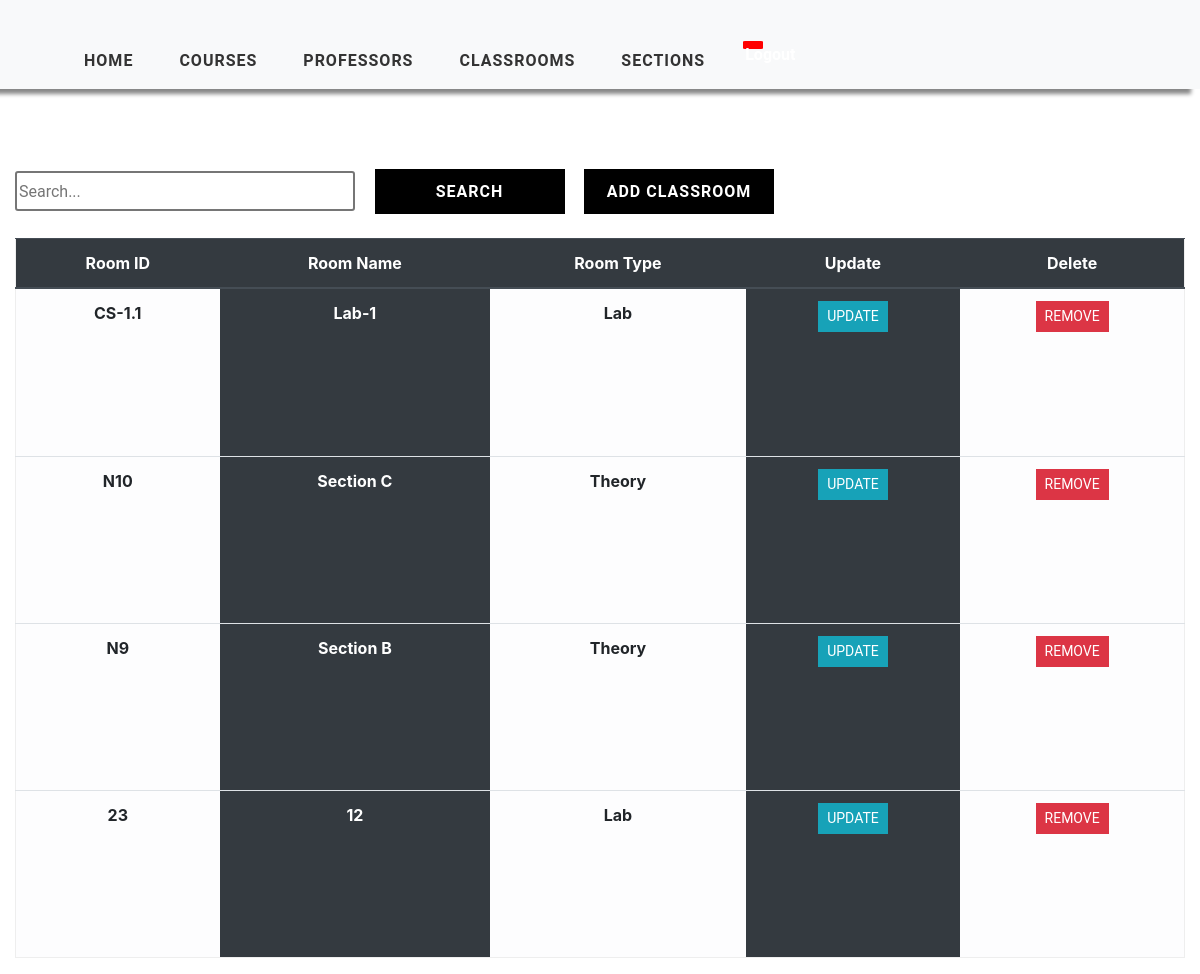
/classroom_view/ (signed in), run on an earlier commit of the app's database.
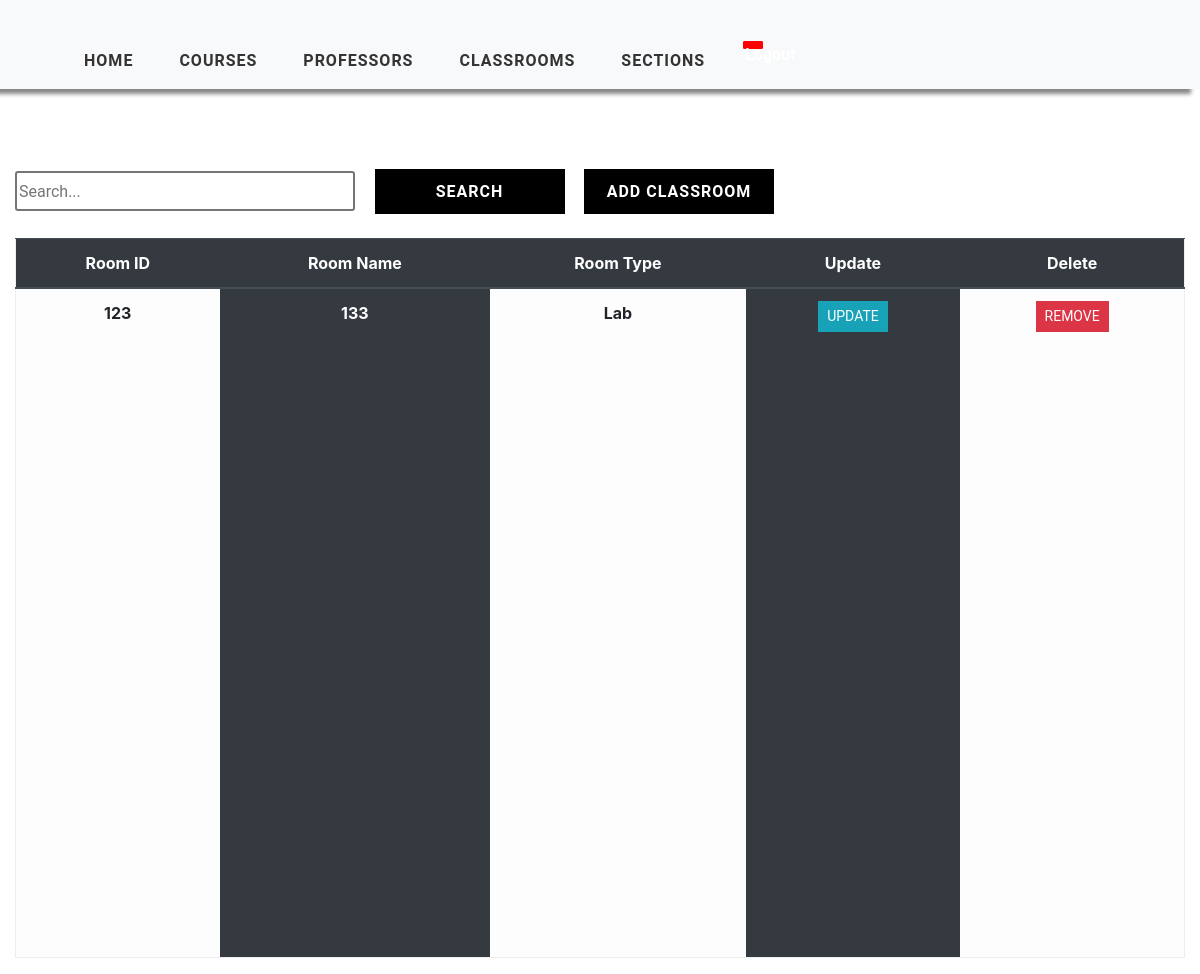
And on a later commit of the database.
### timetableapp/models.py (models this page shows, shortened)
class Classroom(models.Model):
    CLASSRoom_TYPE = (
        ('Theory', 'Theory'),
        ('Lab', 'Lab')
    )
    classroom_id = models.CharField(max_length=2000, primary_key=True)
    classroom_name = models.CharField(max_length=2000, null=True)
    classroom_type = models.CharField(max_length=2000, null=True, choices=CLASSRoom_TYPE)

### timetableapp/views.py (the view)
# urls.py: path('classroom_view/', views.ClassroomTable, name='classroom-view'),
@login_required(login_url='login')
def ClassroomTable(request):
    classrooms = Classroom.objects.all()
    context = {'classrooms': classrooms}
    return render(request, 'timetableapp/ClassroomTable.html', context)

### timetableapp/templates/timetableapp/ClassroomTable.html (shortened to what this page needs)
{% extends 'timetableapp/main.html' %}
{% load static %}
{% block content %}
    <div class="container-fluid">
    <div class="search">
        <input type="text" class="searchbox" placeholder="Search...">
        <input type="submit" value="Search" class="searchButton">
        <a href="{% url 'add-classroom' %}"><button class="searchButton">Add Classroom </button></a>
    </div>
	<div class="table-responsive-lg">
        <table class="table ">
            <thead class="thead-dark">
			<tr>
                <div class="header__item filter__link" >
                   <th scope="col" class="text-center">Room ID</th>
                </div>
                <div class="header__item filter__link">
                  <th class="text-center" scope="col">Room Name</th>
                </div>
                <div class="header__item filter__link">
                   <th class="text-center" scope="col">Room Type</th>
                </div>
                <div class="header__item filter__link">
                    <th class="text-center" scope="col"> Update</th>
                </div>
                <div class="header__item filter__link">
                     <th class="text-center" scope="col">Delete</th>
                </div>
			</tr>
            </thead>
                {% for classroom in classrooms %}
				<tr>
                        <th scope="row" class="table-light text-center">{{ classroom.classroom_id }}</th>
						<th scope="row" class="table-dark text-center"  >{{ classroom.classroom_name }}</th>
						<th scope="row" class="table-light text-center"> {{ classroom.classroom_type}}</th>
                        <th scope="row" class="table-dark text-center"> <a href="{% url 'update-classroom' classroom.classroom_id %}" class="btn btn-sm btn-info">Update</a></th>
                        <th scope="row" class="table-light text-center"> <a href="{% url 'delete-classroom' classroom.classroom_id %}" class="btn btn-sm btn-danger" >Remove</a></th>
					</tr>
                {% endfor %}
        </table>
</div>
    </div>
{% endblock %}

### timetableapp/templates/timetableapp/main.html (shortened to what this page needs)
<!DOCTYPE html>
<html lang="en">
<head>
    {% load static %}
	<link href="{% static 'css/style.css' %}" rel="stylesheet">
    <link href="{% static 'css/tables.css' %}" rel="stylesheet">
    <link href="{% static 'css/add.css' %}" rel="stylesheet">
    <link href="{% static 'css/nav.css' %}" rel="stylesheet">
    <link rel="stylesheet" href="https://maxcdn.bootstrapcdn.com/bootstrap/4.5.0/css/bootstrap.min.css">
    <link rel="stylesheet" href="https://stackpath.bootstrapcdn.com/font-awesome/4.7.0/css/font-awesome.min.css">
    <link rel="stylesheet" src="extensions/sticky-header/bootstrap-table-sticky-header.css">
</head>
<body>
            <nav id="header"  class="navbar navbar-expand-lg navbar-light bg-light">
                <div class="container-fluid">
                    <div class="collapse navbar-collapse collapse" data-toggle="collapse" aria-expanded="false"  id="navbarSupportedContent">
                        <ul class="nav navbar-nav ">
                            <li class="nav-item text-center active">
                                <a class="nav-link link" href="{% url 'selection' %}">Home</a>
                            </li>
                            <li class="nav-item text-center">
                                <a class="nav-link link" href="{% url 'add-course' %}">Courses</a>
                            </li>
                            <li class="nav-item text-center">
                                <a class="nav-link link" href="{% url 'add-professor' %}">Professors</a>
                            </li>
                            <li class="nav-item text-center">
                                <a class="nav-link link"  href="{% url 'add-classroom' %}">Classrooms </a>
                            </li>
                            <li class="nav-item text-center">
                                <a class="nav-link link" href="{% url 'add-class' %}">Sections</a>
                            </li>
                            <a class="logout text-center" style="" href="{% url 'logout' %}" >
                            <li class="nav-item text-center">
                                Logout
                            </li>
                            </a>
                        </ul>
                    </div>
                </div>
            </nav>
        {% block content %}
        {% endblock %}
</body>
</html>

### static/css/style.css (style rules this page uses)
a { cursor: pointer; }
#header { width: 100%; background:#fff; box-shadow:-9px 5px 4px #888888 !important; overflow:auto; position: sticky; top: 0; }
#header ul { padding:33px 0 0 45px; }
#header li { list-style:none; margin-right:30px; }
#header li a.link { font-weight:700; color:#333; font-size: 16px; text-decoration:none; text-transform:uppercase; letter-spacing:1px; }
.logout { width:30px !important; height:30px !important; background-color:red !important; color:white !important; }

### static/css/tables.css (style rules this page uses)
*, *:before, *:after { box-sizing: border-box; }
body { font-family: "Roboto", sans-serif; margin: 0; }
.table { border: 1px solid #eeeeee; overflow-y: auto; overflow-x: auto; overflow-style: marquee-line; height: 720px; }
.table-data, .header__item { flex: 1 1 20%; text-align: center; font-family: Roboto, sans-serif; font-weight: bold; }
.header__item { text-transform: uppercase; }
.filter__link { color: white; text-decoration: none; position: relative; display: inline-block; padding-left: 24px; padding-right: 24px; }
.filter__link::after { content: ""; position: absolute; right: -18px; color: white; font-size: 12px; top: 50%; transform: translateY(-50%); }
.btn { border-radius: 0 !important; font-family: Roboto, sans-serif !important; text-transform: uppercase; }
.search { display: inline-block; }
.searchbox { width: 340px; height: 40px; border-style: solid; border-radius: 3px; font-family: Roboto, sans-serif; text-align: justify; }
.searchButton { width: 190px; height: 45px ; font-family: Roboto, sans-serif; text-transform: uppercase; letter-spacing: 1px; font-weight: bolder; color: white ; background: black; margin-left: 15px; margin-top: 40px; border-color: black ; border-radius: 0 ; border-style: solid; border-width: 3px ; }

### static/css/nav.css (style rules this page uses)
.navbar { padding: 15px 10px; background: #fff; border: none; border-radius: 0; margin-bottom: 40px; box-shadow: 1px 1px 3px rgba(0, 0, 0, 0.1); }
.nav-item { font-family: Roboto, sans-serif !important; font-weight: bold; text-transform: capitalize; }
.logout { width: 20px !important; height: 8px !important; border: 2px solid red !important; border-radius: 10% !important; background-color: red !important; }

What changed in the data, as far as the page shows it:
removed Classroom: classroom_id "CS-1.1", classroom_name "Lab-1", classroom_type "Lab"
removed Classroom: classroom_id "N10", classroom_name "Section C", classroom_type "Theory"
removed Classroom: classroom_id "N9", classroom_name "Section B", classroom_type "Theory"
removed Classroom: classroom_id "23", classroom_name "12", classroom_type "Lab"
added Classroom: classroom_id "123", classroom_name "133", classroom_type "Lab"
